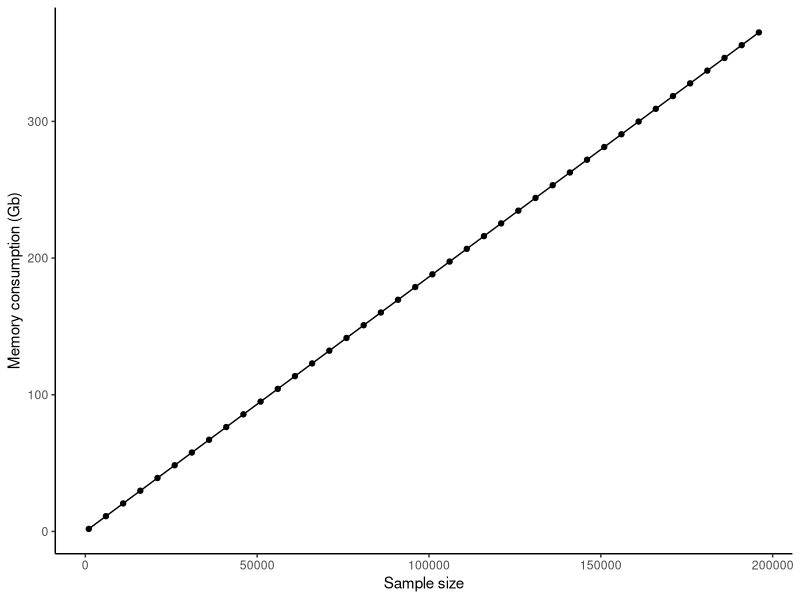

Here is the R script that generated this plot:
## ---- chunk 1
knitr::opts_chunk$set(echo = FALSE)
## ---- chunk 2
library(ggplot2)

# Source: https://cran.rstudio.com/web/packages/genio/vignettes/genio.html

# Constants
bytes_per_genotype <- 4
bytes_per_gb       <- 1024 ^ 3

# Example data dimensions
num_ind  <- seq(1000, 200000, by = 5000)
num_loci <- 500000

# Gigabytes per 1000 individuals for a typical genotyping array
gb_estimates <- round(bytes_per_genotype * num_ind * num_loci / bytes_per_gb, 2)

comparison <- data.frame(Samples = num_ind,
                         Gb      = gb_estimates)


ggplot(comparison,
       aes(x = Samples, 
           y = Gb)) + 
  geom_line() + 
  geom_point() +
  labs(x = "Sample size",
       y = "Memory consumption (Gb)") +
  theme_classic()
